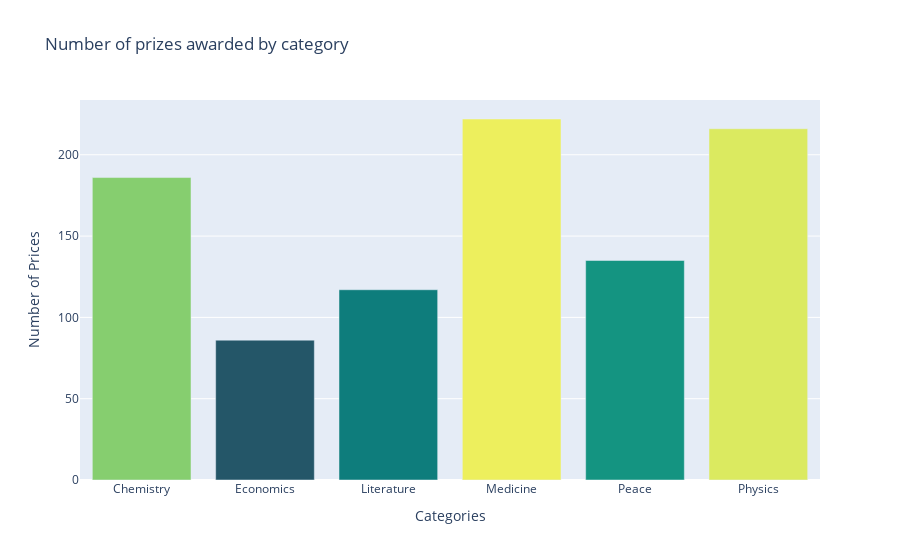

The notebook cell this image was saved under:
### Code cell
fig = px.bar(x=prize_by_category.index, y=prize_by_category.values, title='Number of prizes awarded by category', color=prize_by_category.values, color_continuous_scale='Aggrnyl')
fig.update_layout(xaxis_title='Categories', yaxis_title='Number of Prices', coloraxis_showscale=False)
fig.show()

### Figure 1 — Plotly figure (JSON) as saved in the notebook; plotly's stock layout.template omitted (floating-point values rounded to 4 significant figures)
{"data": [{"hovertemplate": "x=%{x}<br>y=%{y}<br>color=%{marker.color}<extra></extra>", "legendgroup": "", "marker": {"color": [186, 86, 117, 222, 135, 216], "coloraxis": "coloraxis", "pattern": {"shape": ""}}, "name": "", "orientation": "v", "showlegend": false, "textposition": "auto", "type": "bar", "x": ["Chemistry", "Economics", "Literature", "Medicine", "Peace", "Physics"], "xaxis": "x", "y": [186, 86, 117, 222, 135, 216], "yaxis": "y"}], "layout": {"barmode": "relative", "coloraxis": {"colorbar": {"title": {"text": "color"}}, "colorscale": [[0, "rgb(36, 86, 104)"], [0.1667, "rgb(15, 114, 121)"], [0.3333, "rgb(13, 143, 129)"], [0.5, "rgb(57, 171, 126)"], [0.6667, "rgb(110, 197, 116)"], [0.8333, "rgb(169, 220, 103)"], [1, "rgb(237, 239, 93)"]], "showscale": false}, "legend": {"tracegroupgap": 0}, "title": {"text": "Number of prizes awarded by category"}, "xaxis": {"anchor": "y", "domain": [0, 1], "title": {"text": "Categories"}}, "yaxis": {"anchor": "x", "domain": [0, 1], "title": {"text": "Number of Prices"}}}}
